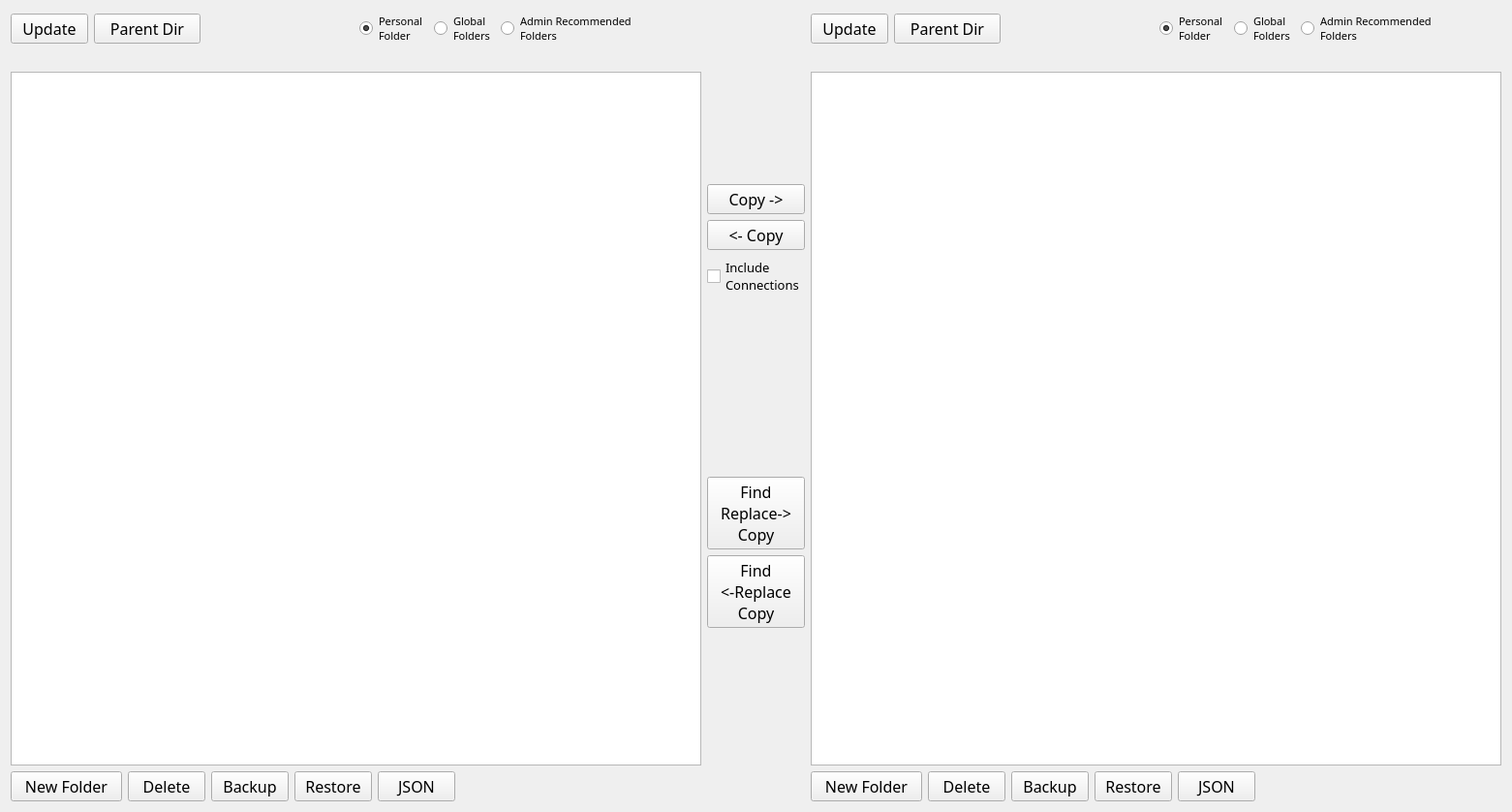
<?xml version="1.0" encoding="UTF-8"?>
<ui version="4.0">
 <class>Form</class>
 <widget class="QWidget" name="Form">
  <property name="geometry">
   <rect>
    <x>0</x>
    <y>0</y>
    <width>1561</width>
    <height>838</height>
   </rect>
  </property>
  <property name="windowTitle">
   <string>Form</string>
  </property>
  <layout class="QHBoxLayout" name="horizontalLayout">
   <item>
    <layout class="QVBoxLayout" name="verticalLayoutContentAllLeft">
     <item>
      <layout class="QHBoxLayout" name="horizontalContentTopButtonsLeft">
       <item>
        <layout class="QHBoxLayout" name="horizontalLayoutContentTopPushButtonsLeft">
         <item>
          <widget class="QPushButton" name="pushButtonUpdateContentLeft">
           <property name="maximumSize">
            <size>
             <width>85</width>
             <height>16777215</height>
            </size>
           </property>
           <property name="font">
            <font>
             <family>Waree</family>
             <pointsize>12</pointsize>
            </font>
           </property>
           <property name="contextMenuPolicy">
            <enum>Qt::NoContextMenu</enum>
           </property>
           <property name="toolTip">
            <string>Update the list of content based on the region/credentials entered above. </string>
           </property>
           <property name="text">
            <string>Update</string>
           </property>
          </widget>
         </item>
         <item>
          <widget class="QPushButton" name="pushButtonParentDirContentLeft">
           <property name="sizePolicy">
            <sizepolicy hsizetype="Minimum" vsizetype="Fixed">
             <horstretch>0</horstretch>
             <verstretch>0</verstretch>
            </sizepolicy>
           </property>
           <property name="minimumSize">
            <size>
             <width>110</width>
             <height>0</height>
            </size>
           </property>
           <property name="maximumSize">
            <size>
             <width>85</width>
             <height>16777215</height>
            </size>
           </property>
           <property name="font">
            <font>
             <family>Waree</family>
             <pointsize>12</pointsize>
            </font>
           </property>
           <property name="toolTip">
            <string>Go up one directory.</string>
           </property>
           <property name="text">
            <string>Parent Dir</string>
           </property>
          </widget>
         </item>
         <item>
          <spacer name="horizontalSpacer_19">
           <property name="orientation">
            <enum>Qt::Horizontal</enum>
           </property>
           <property name="sizeHint" stdset="0">
            <size>
             <width>40</width>
             <height>20</height>
            </size>
           </property>
          </spacer>
         </item>
        </layout>
       </item>
       <item>
        <layout class="QHBoxLayout" name="horizontalLayoutContentRadioButtonsLeft">
         <item alignment="Qt::AlignVCenter">
          <widget class="QRadioButton" name="radioButtonPersonalLeft">
           <property name="font">
            <font>
             <family>Waree</family>
             <pointsize>8</pointsize>
            </font>
           </property>
           <property name="toolTip">
            <string>Show the personal folder contents of the user who's credentials are entered above.</string>
           </property>
           <property name="text">
            <string>Personal
Folder</string>
           </property>
           <property name="checked">
            <bool>true</bool>
           </property>
           <attribute name="buttonGroup">
            <string notr="true">buttonGroupContentLeft</string>
           </attribute>
          </widget>
         </item>
         <item alignment="Qt::AlignVCenter">
          <widget class="QRadioButton" name="radioButtonGlobalLeft">
           <property name="enabled">
            <bool>true</bool>
           </property>
           <property name="font">
            <font>
             <family>Waree</family>
             <pointsize>8</pointsize>
            </font>
           </property>
           <property name="toolTip">
            <string>Show the folders of all users in the system. This will fail if your credentials do not have appropriate rights.</string>
           </property>
           <property name="text">
            <string>Global
Folders</string>
           </property>
           <attribute name="buttonGroup">
            <string notr="true">buttonGroupContentLeft</string>
           </attribute>
          </widget>
         </item>
         <item alignment="Qt::AlignVCenter">
          <widget class="QRadioButton" name="radioButtonAdminLeft">
           <property name="font">
            <font>
             <family>Waree</family>
             <pointsize>8</pointsize>
            </font>
           </property>
           <property name="toolTip">
            <string>Show the contents of the admin recommended folder. Currently only shows that content that has also been SHARED. This will be fixed soon. </string>
           </property>
           <property name="text">
            <string>Admin Recommended
Folders</string>
           </property>
           <attribute name="buttonGroup">
            <string notr="true">buttonGroupContentLeft</string>
           </attribute>
          </widget>
         </item>
         <item>
          <spacer name="horizontalSpacer_17">
           <property name="orientation">
            <enum>Qt::Horizontal</enum>
           </property>
           <property name="sizeHint" stdset="0">
            <size>
             <width>40</width>
             <height>20</height>
            </size>
           </property>
          </spacer>
         </item>
        </layout>
       </item>
      </layout>
     </item>
     <item>
      <widget class="QLabel" name="contentCurrentDirLabelLeft">
       <property name="text">
        <string/>
       </property>
      </widget>
     </item>
     <item>
      <widget class="QListWidget" name="contentListWidgetLeft">
       <property name="font">
        <font>
         <family>Waree</family>
         <pointsize>12</pointsize>
        </font>
       </property>
       <property name="selectionMode">
        <enum>QAbstractItemView::ExtendedSelection</enum>
       </property>
       <property name="sortingEnabled">
        <bool>true</bool>
       </property>
      </widget>
     </item>
     <item>
      <layout class="QHBoxLayout" name="horizontalLayoutContentBottomButtonsLeft">
       <item>
        <widget class="QPushButton" name="pushButtonContentNewFolderLeft">
         <property name="minimumSize">
          <size>
           <width>115</width>
           <height>0</height>
          </size>
         </property>
         <property name="maximumSize">
          <size>
           <width>85</width>
           <height>16777215</height>
          </size>
         </property>
         <property name="font">
          <font>
           <family>Waree</family>
           <pointsize>12</pointsize>
          </font>
         </property>
         <property name="toolTip">
          <string>Create a new folder in the current one. </string>
         </property>
         <property name="text">
          <string>New Folder</string>
         </property>
        </widget>
       </item>
       <item>
        <widget class="QPushButton" name="pushButtonContentDeleteLeft">
         <property name="maximumSize">
          <size>
           <width>85</width>
           <height>16777215</height>
          </size>
         </property>
         <property name="font">
          <font>
           <family>Waree</family>
           <pointsize>12</pointsize>
          </font>
         </property>
         <property name="toolTip">
          <string>Delete the selected content/folder(s). Be careful!</string>
         </property>
         <property name="text">
          <string>Delete</string>
         </property>
        </widget>
       </item>
       <item>
        <widget class="QPushButton" name="pushButtonContentBackupLeft">
         <property name="maximumSize">
          <size>
           <width>85</width>
           <height>16777215</height>
          </size>
         </property>
         <property name="font">
          <font>
           <family>Waree</family>
           <pointsize>12</pointsize>
          </font>
         </property>
         <property name="toolTip">
          <string>Backup the currently selected content to JSON file(s). Each item will be written to a seperate file. </string>
         </property>
         <property name="text">
          <string>Backup</string>
         </property>
        </widget>
       </item>
       <item>
        <widget class="QPushButton" name="pushButtonContentRestoreLeft">
         <property name="maximumSize">
          <size>
           <width>85</width>
           <height>16777215</height>
          </size>
         </property>
         <property name="font">
          <font>
           <family>Waree</family>
           <pointsize>12</pointsize>
          </font>
         </property>
         <property name="toolTip">
          <string>Restore content from previously backed up/exported JSON file(s). You can use this to import content that was exported from the Sumo Logic UI as well. </string>
         </property>
         <property name="text">
          <string>Restore</string>
         </property>
        </widget>
       </item>
       <item>
        <widget class="QPushButton" name="pushButtonContentViewJSONLeft">
         <property name="font">
          <font>
           <family>Waree</family>
           <pointsize>12</pointsize>
          </font>
         </property>
         <property name="toolTip">
          <string>View item(s) as JSON</string>
         </property>
         <property name="text">
          <string>JSON</string>
         </property>
        </widget>
       </item>
       <item>
        <spacer name="horizontalSpacer_15">
         <property name="orientation">
          <enum>Qt::Horizontal</enum>
         </property>
         <property name="sizeHint" stdset="0">
          <size>
           <width>40</width>
           <height>20</height>
          </size>
         </property>
        </spacer>
       </item>
      </layout>
     </item>
    </layout>
   </item>
   <item>
    <layout class="QVBoxLayout" name="verticalLayoutContentCenterButtons">
     <item>
      <spacer name="verticalSpacer_4">
       <property name="orientation">
        <enum>Qt::Vertical</enum>
       </property>
       <property name="sizeHint" stdset="0">
        <size>
         <width>20</width>
         <height>80</height>
        </size>
       </property>
      </spacer>
     </item>
     <item>
      <widget class="QPushButton" name="pushButtonContentCopyLeftToRight">
       <property name="font">
        <font>
         <family>Waree</family>
         <pointsize>12</pointsize>
        </font>
       </property>
       <property name="contextMenuPolicy">
        <enum>Qt::NoContextMenu</enum>
       </property>
       <property name="toolTip">
        <string>Copy the selected content from the left org to the right org. </string>
       </property>
       <property name="text">
        <string>Copy -&gt;</string>
       </property>
      </widget>
     </item>
     <item>
      <widget class="QPushButton" name="pushButtonContentCopyRightToLeft">
       <property name="font">
        <font>
         <family>Waree</family>
         <pointsize>12</pointsize>
        </font>
       </property>
       <property name="contextMenuPolicy">
        <enum>Qt::NoContextMenu</enum>
       </property>
       <property name="toolTip">
        <string>Copy the selected content from the right org to the left org. </string>
       </property>
       <property name="text">
        <string>&lt;- Copy</string>
       </property>
      </widget>
     </item>
     <item>
      <widget class="QCheckBox" name="checkBoxIncludeConnects">
       <property name="font">
        <font>
         <family>Waree</family>
         <pointsize>10</pointsize>
        </font>
       </property>
       <property name="toolTip">
        <string>&lt;html&gt;&lt;head/&gt;&lt;body&gt;&lt;p&gt;Checking this box will copy any connections (webhooks) used by any scheduled searches that are copied. &lt;/p&gt;&lt;p&gt;Leaving this unchecked will strip connections from saved searches. &lt;/p&gt;&lt;/body&gt;&lt;/html&gt;</string>
       </property>
       <property name="text">
        <string>Include
Connections</string>
       </property>
       <property name="checked">
        <bool>false</bool>
       </property>
      </widget>
     </item>
     <item>
      <spacer name="verticalSpacer_2">
       <property name="orientation">
        <enum>Qt::Vertical</enum>
       </property>
       <property name="sizeHint" stdset="0">
        <size>
         <width>20</width>
         <height>40</height>
        </size>
       </property>
      </spacer>
     </item>
     <item>
      <widget class="QPushButton" name="pushButtonContentFindReplaceCopyLeftToRight">
       <property name="font">
        <font>
         <family>Waree</family>
         <pointsize>12</pointsize>
        </font>
       </property>
       <property name="contextMenuPolicy">
        <enum>Qt::NoContextMenu</enum>
       </property>
       <property name="toolTip">
        <string>Copy the selected content from the left to right org AND replace sourceCategory tags as it's done. This is an experimental feature and may not always work properly. Fixes to come soon. </string>
       </property>
       <property name="text">
        <string>Find 
Replace-&gt;
Copy</string>
       </property>
      </widget>
     </item>
     <item>
      <widget class="QPushButton" name="pushButtonContentFindReplaceCopyRightToLeft">
       <property name="font">
        <font>
         <family>Waree</family>
         <pointsize>12</pointsize>
        </font>
       </property>
       <property name="contextMenuPolicy">
        <enum>Qt::NoContextMenu</enum>
       </property>
       <property name="toolTip">
        <string>Copy the selected content from the right to left org AND replace sourceCategory tags as it's done. This is an experimental feature and may not always work properly. Fixes to come soon. </string>
       </property>
       <property name="text">
        <string>Find 
&lt;-Replace
Copy</string>
       </property>
      </widget>
     </item>
     <item>
      <spacer name="verticalSpacer_3">
       <property name="orientation">
        <enum>Qt::Vertical</enum>
       </property>
       <property name="sizeHint" stdset="0">
        <size>
         <width>20</width>
         <height>40</height>
        </size>
       </property>
      </spacer>
     </item>
    </layout>
   </item>
   <item>
    <layout class="QVBoxLayout" name="verticalLayoutContentAllRight">
     <item>
      <layout class="QHBoxLayout" name="horizontalContentTopButtonsRight">
       <item>
        <layout class="QHBoxLayout" name="horizontalLayoutContentTopPushButtonsRight">
         <item>
          <widget class="QPushButton" name="pushButtonUpdateContentRight">
           <property name="maximumSize">
            <size>
             <width>85</width>
             <height>16777215</height>
            </size>
           </property>
           <property name="font">
            <font>
             <family>Waree</family>
             <pointsize>12</pointsize>
            </font>
           </property>
           <property name="contextMenuPolicy">
            <enum>Qt::NoContextMenu</enum>
           </property>
           <property name="toolTip">
            <string>Update the list of content based on the region/credentials entered above. </string>
           </property>
           <property name="text">
            <string>Update</string>
           </property>
          </widget>
         </item>
         <item>
          <widget class="QPushButton" name="pushButtonParentDirContentRight">
           <property name="minimumSize">
            <size>
             <width>110</width>
             <height>0</height>
            </size>
           </property>
           <property name="maximumSize">
            <size>
             <width>85</width>
             <height>16777215</height>
            </size>
           </property>
           <property name="font">
            <font>
             <family>Waree</family>
             <pointsize>12</pointsize>
            </font>
           </property>
           <property name="toolTip">
            <string>Go up one directory.</string>
           </property>
           <property name="text">
            <string>Parent Dir</string>
           </property>
          </widget>
         </item>
         <item>
          <spacer name="horizontalSpacer_20">
           <property name="orientation">
            <enum>Qt::Horizontal</enum>
           </property>
           <property name="sizeHint" stdset="0">
            <size>
             <width>40</width>
             <height>20</height>
            </size>
           </property>
          </spacer>
         </item>
        </layout>
       </item>
       <item>
        <layout class="QHBoxLayout" name="horizontalLayoutContentRadioButtonsRight">
         <item>
          <widget class="QRadioButton" name="radioButtonPersonalRight">
           <property name="font">
            <font>
             <family>Waree</family>
             <pointsize>8</pointsize>
            </font>
           </property>
           <property name="toolTip">
            <string>Show the personal folder contents of the user who's credentials are entered above.</string>
           </property>
           <property name="text">
            <string>Personal
Folder</string>
           </property>
           <property name="checked">
            <bool>true</bool>
           </property>
           <attribute name="buttonGroup">
            <string notr="true">buttonGroupContentRight</string>
           </attribute>
          </widget>
         </item>
         <item>
          <widget class="QRadioButton" name="radioButtonGlobalRight">
           <property name="enabled">
            <bool>true</bool>
           </property>
           <property name="font">
            <font>
             <family>Waree</family>
             <pointsize>8</pointsize>
            </font>
           </property>
           <property name="toolTip">
            <string>Show the folders of all users in the system. This will fail if your credentials do not have appropriate rights.</string>
           </property>
           <property name="text">
            <string>Global
Folders</string>
           </property>
           <attribute name="buttonGroup">
            <string notr="true">buttonGroupContentRight</string>
           </attribute>
          </widget>
         </item>
         <item>
          <widget class="QRadioButton" name="radioButtonAdminRight">
           <property name="font">
            <font>
             <family>Waree</family>
             <pointsize>8</pointsize>
            </font>
           </property>
           <property name="toolTip">
            <string>Show the contents of the admin recommended folder. Currently only shows that content that has also been SHARED. This will be fixed soon. </string>
           </property>
           <property name="text">
            <string>Admin Recommended
Folders</string>
           </property>
           <attribute name="buttonGroup">
            <string notr="true">buttonGroupContentRight</string>
           </attribute>
          </widget>
         </item>
         <item>
          <spacer name="horizontalSpacer_18">
           <property name="orientation">
            <enum>Qt::Horizontal</enum>
           </property>
           <property name="sizeHint" stdset="0">
            <size>
             <width>40</width>
             <height>20</height>
            </size>
           </property>
          </spacer>
         </item>
        </layout>
       </item>
      </layout>
     </item>
     <item>
      <widget class="QLabel" name="contentCurrentDirLabelRight">
       <property name="text">
        <string/>
       </property>
       <property name="wordWrap">
        <bool>true</bool>
       </property>
      </widget>
     </item>
     <item>
      <widget class="QListWidget" name="contentListWidgetRight">
       <property name="font">
        <font>
         <family>Waree</family>
         <pointsize>12</pointsize>
        </font>
       </property>
       <property name="selectionMode">
        <enum>QAbstractItemView::ExtendedSelection</enum>
       </property>
       <property name="sortingEnabled">
        <bool>true</bool>
       </property>
      </widget>
     </item>
     <item>
      <layout class="QHBoxLayout" name="horizontalLayoutContentBottomButtonsRight">
       <item>
        <widget class="QPushButton" name="pushButtonContentNewFolderRight">
         <property name="minimumSize">
          <size>
           <width>115</width>
           <height>0</height>
          </size>
         </property>
         <property name="maximumSize">
          <size>
           <width>85</width>
           <height>16777215</height>
          </size>
         </property>
         <property name="font">
          <font>
           <family>Waree</family>
           <pointsize>12</pointsize>
          </font>
         </property>
         <property name="toolTip">
          <string>Create a new folder in the current one. </string>
         </property>
         <property name="text">
          <string>New Folder</string>
         </property>
        </widget>
       </item>
       <item>
        <widget class="QPushButton" name="pushButtonContentDeleteRight">
         <property name="maximumSize">
          <size>
           <width>85</width>
           <height>16777215</height>
          </size>
         </property>
         <property name="font">
          <font>
           <family>Waree</family>
           <pointsize>12</pointsize>
          </font>
         </property>
         <property name="toolTip">
          <string>Delete the selected content/folder(s). Be careful!</string>
         </property>
         <property name="text">
          <string>Delete</string>
         </property>
        </widget>
       </item>
       <item>
        <widget class="QPushButton" name="pushButtonContentBackupRight">
         <property name="maximumSize">
          <size>
           <width>85</width>
           <height>16777215</height>
          </size>
         </property>
         <property name="font">
          <font>
           <family>Waree</family>
           <pointsize>12</pointsize>
          </font>
         </property>
         <property name="toolTip">
          <string>Backup the currently selected content to JSON file(s). Each item will be written to a seperate file. </string>
         </property>
         <property name="text">
          <string>Backup</string>
         </property>
        </widget>
       </item>
       <item>
        <widget class="QPushButton" name="pushButtonContentRestoreRight">
         <property name="maximumSize">
          <size>
           <width>85</width>
           <height>16777215</height>
          </size>
         </property>
         <property name="font">
          <font>
           <family>Waree</family>
           <pointsize>12</pointsize>
          </font>
         </property>
         <property name="toolTip">
          <string>Restore content from previously backed up/exported JSON file(s). You can use this to import content that was exported from the Sumo Logic UI as well. </string>
         </property>
         <property name="text">
          <string>Restore</string>
         </property>
        </widget>
       </item>
       <item>
        <widget class="QPushButton" name="pushButtonContentViewJSONRight">
         <property name="font">
          <font>
           <family>Waree</family>
           <pointsize>12</pointsize>
          </font>
         </property>
         <property name="toolTip">
          <string>View item(s) as JSON</string>
         </property>
         <property name="text">
          <string>JSON</string>
         </property>
        </widget>
       </item>
       <item>
        <spacer name="horizontalSpacer_16">
         <property name="orientation">
          <enum>Qt::Horizontal</enum>
         </property>
         <property name="sizeHint" stdset="0">
          <size>
           <width>40</width>
           <height>20</height>
          </size>
         </property>
        </spacer>
       </item>
      </layout>
     </item>
    </layout>
   </item>
  </layout>
 </widget>
 <resources/>
 <connections/>
 <buttongroups>
  <buttongroup name="buttonGroupContentLeft"/>
  <buttongroup name="buttonGroupContentRight"/>
 </buttongroups>
</ui>
